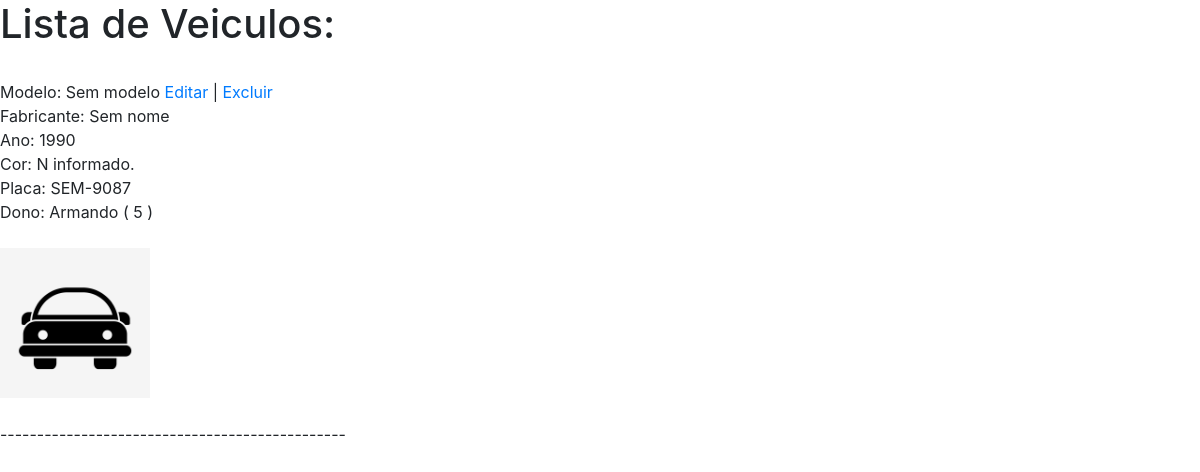
Before: /listagem_veiculos/ (signed in) with the older database file.
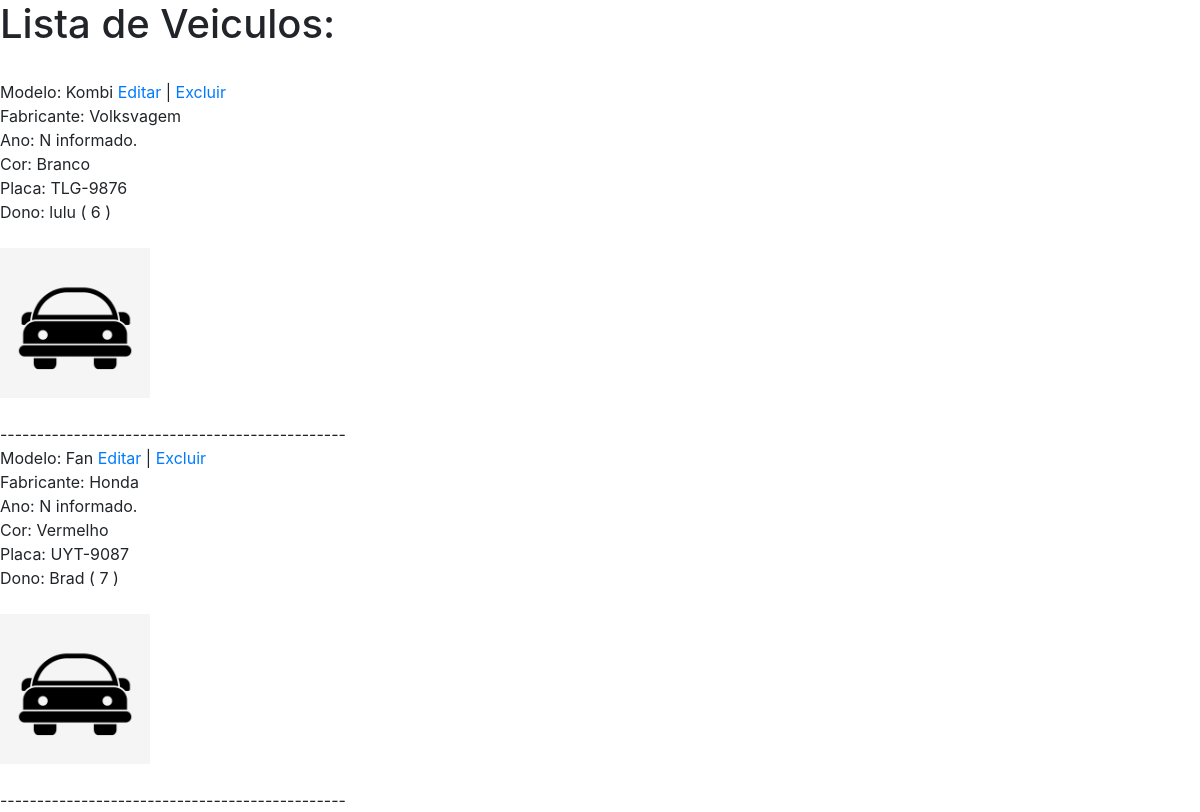
After: the same page with the newer database file.
### core/models.py (models this page shows, shortened)
class Veiculo(models.Model):
    fabricante = models.CharField(max_length=50)
    modelo = models.CharField(max_length=50)
    ano = models.CharField(max_length=4, blank=True, null=True)
    cor = models.CharField(max_length=20, blank=True, null=True)
    placa = models.CharField(max_length=10)
    foto = models.ImageField(upload_to='fotos_veiculos', blank=True, null=True)
    id_cliente = models.ForeignKey("Cliente", on_delete=models.CASCADE)
    class Meta:
        verbose_name_plural = 'Veículos'

class Cliente(models.Model):
    nome = models.CharField(max_length=100)
    endereco = models.CharField(max_length=100, blank=True, null=True)
    complemento = models.CharField(max_length=50, blank=True, null=True)
    bairro = models.CharField(max_length=100, blank=True, null=True)
    cidade = models.CharField(max_length=100, blank=True, null=True)
    cep = models.CharField(max_length=10, blank=True, null=True)
    email = models.CharField(max_length=100)
    telefone = models.CharField(max_length=30)
    foto = models.ImageField(upload_to='fotos_clientes', blank=True, null=True)
    def __str__(self):
        return self.nome + f' ( {str(self.id)} )'
    class Meta:
        verbose_name_plural = 'Clientes'

### core/views.py (the view)
# urls.py: path('listagem_veiculos/', listagem_veiculos, name='url_listagem_veiculos'),
@login_required
def listagem_veiculos(request):
    veiculos = Veiculo.objects.all()
    contexto = {'veiculos': veiculos}
    return render(request, 'core/listagem_veiculos.html', contexto)

### core/templates/core/listagem_veiculos.html (shortened to what this page needs)
{% extends 'base.html' %}
{% load static %}
{% block main %}
    <h1>Lista de Veiculos:</h1>
    <br>
    {% for veiculo in veiculos %}
        Modelo: {{ veiculo.modelo }}
        <a href="{% url 'url_atualiza_veiculo' veiculo.id %}">Editar</a> |
        <a href="{% url 'url_exclui_veiculo' veiculo.id %}">Excluir</a> <br>
        Fabricante: {{ veiculo.fabricante }} <br>
        {% if veiculo.ano %}
            Ano: {{ veiculo.ano }} <br>
        {% else %}
            Ano: N informado. <br>
        {% endif %}
        {% if veiculo.cor %}
            Cor: {{ veiculo.cor }} <br>
        {% else %}
            Cor: N informado. <br>
        {% endif %}
        Placa: {{ veiculo.placa }} <br>
        Dono: {{ veiculo.id_cliente }} <br>
        <br>
        {% if veiculo.foto %}
            <img src="{{ veiculo.foto.url }}" width="150" alt="foto - veiculo">
        {% else %}
            <img src="{% static 'img/genericCar.jpg' %}" width="150" alt="foto - generica">
        {% endif %}
        <br> <br>
        -----------------------------------------------
        <br>
    {% endfor %}
{% endblock %}

### templates/base.html (shortened to what this page needs)
{% load static %}
<!DOCTYPE html>
<html lang="pt-br">
<head>
    <link rel="stylesheet" href="https://stackpath.bootstrapcdn.com/bootstrap/4.5.2/css/bootstrap.min.css">
    <link rel="stylesheet" href="{% static 'css/base.css' %}">
</head>
<body>
    {% block main %}{% endblock %}
</body>
</html>

Changed rows visible on the page:
removed Veiculo: modelo "Sem modelo", fabricante "Sem nome", ano "1990", shows "Cor: N informado.", placa "SEM-9087", id_cliente "Armando ( 5 )"
added Veiculo: modelo "Kombi", fabricante "Volksvagem", shows "Ano: N informado.", cor "Branco", placa "TLG-9876", id_cliente "lulu ( 6 )"
added Veiculo: modelo "Fan", fabricante "Honda", shows "Ano: N informado.", cor "Vermelho", placa "UYT-9087", id_cliente "Brad ( 7 )"
